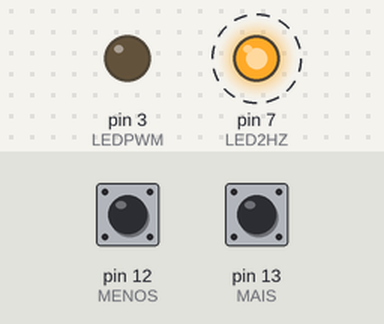
Bench run of a sketch on a simulated Arduino Uno, built with avr-gcc and run on an emulated ATmega328P. Parts: output pins drawn as LEDs (lit = HIGH). Dashed ring = blinking. Inputs (shaded band) come from the test bench; at power-on: pin 12 (MENOS) HIGH, pin 13 (MAIS) HIGH.

Above: at 1.2 s.
1.3 s: pin 12 (MENOS) pulled LOW for 3.2 s
At 2.11 s:
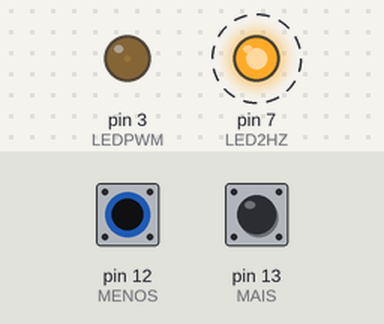
6.0 s: pin 13 (MAIS) pulled LOW for 1 s
At 7.27 s:
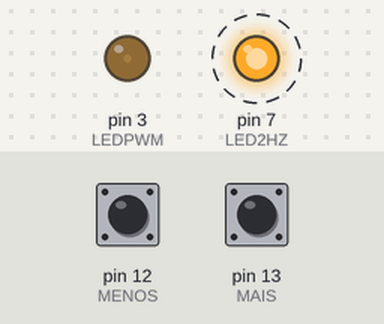
9.0 s: pin 12 (MENOS) pulled LOW for 0.15 s
At 9.38 s:
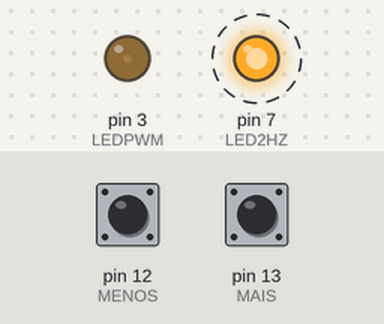
12.1 s: pin 12 (MENOS) driven LOW
At 14.78 s:
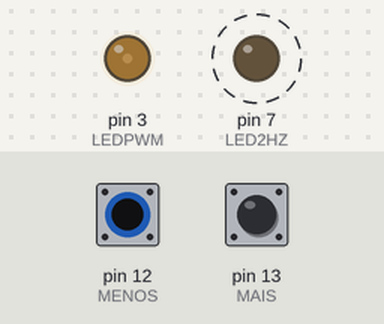
15.1 s: pin 13 (MAIS) pulled LOW for 0.15 s
Timing chart, 0 to 24.5 s (numbered marks = the images above; inputs shaded):
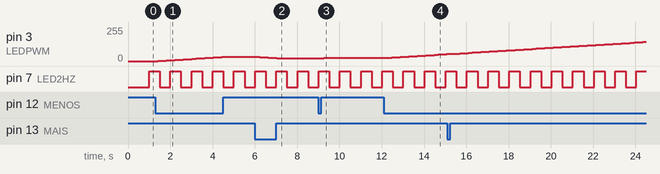

The sketch:

multitarefa.ino
```cpp
// multitarefa sem sistema operacional
// Anderson Ferreira Rodriguez
// 29-05-2018
// V1


//prototipo das funcoes
void pisca();
void trataTecla();
void brilhoPWM();

// Nome das portas usadas
#define LEDPWM 3
#define LED2HZ 7
#define MAIS 13
#define MENOS 12


static unsigned long timerBrilhoPWM;
static unsigned long timerPisca;
static unsigned long timerTrataTecla;

int brilho = 0;
bool estadoLed1 = 0;


void setup() {
  pinMode(LEDPWM, OUTPUT);
  pinMode(LED2HZ, OUTPUT);
  pinMode(MAIS, INPUT_PULLUP); //INPUT_PULLUP porque não usei resistor de pullup
  pinMode(MENOS, INPUT_PULLUP);

  //inicializar os timers das funcoes
  timerPisca = millis();
  timerTrataTecla = millis();
  timerBrilhoPWM = millis();
}

void loop() {
  //necessário declara uma variável global para armazenar o timer!

  //sintaxe:
  //if((millis() - [timerGlobalDaFuncao]) > [disparo]) [funcao()];

  if((millis() - timerPisca) > 500) pisca();

  if((millis() - timerTrataTecla) > 100) trataTecla();

  if((millis() - timerBrilhoPWM) > 200) brilhoPWM();
}

void pisca(){
  digitalWrite(LED2HZ, estadoLed1);
  estadoLed1 = !estadoLed1;
  timerPisca = millis();
}

void trataTecla(){
  if(digitalRead(MAIS) && (brilho < 255)){
    brilho = brilho + 1;
  }
  if(digitalRead(MENOS) && (brilho > 0)){
    brilho = brilho - 1;
  }
  timerTrataTecla = millis();//resetar o timer no fim da função
}

void brilhoPWM(){
  analogWrite(LEDPWM, brilho);
  timerBrilhoPWM = millis();
}
```

Measured:
- after the input at 1.3 s, pin 3 (LEDPWM): moves from 0/255 to 32/255 over 3.2 s, starting after 0.11 s
- after the input at 6.0 s, pin 3 (LEDPWM): moves from 32/255 to 22/255 over 0.80 s, starting after 0.24 s
- after the input at 9.0 s, pin 3 (LEDPWM): 22/255 → 23/255 after 0.25 s
- after the input at 12.1 s, pin 3 (LEDPWM): moves from 23/255 to 53/255 over 2.8 s, starting after 0.17 s
- by itself, pin 7 (LED2HZ): alternates HIGH for 0.50 s and LOW for 0.50 s
